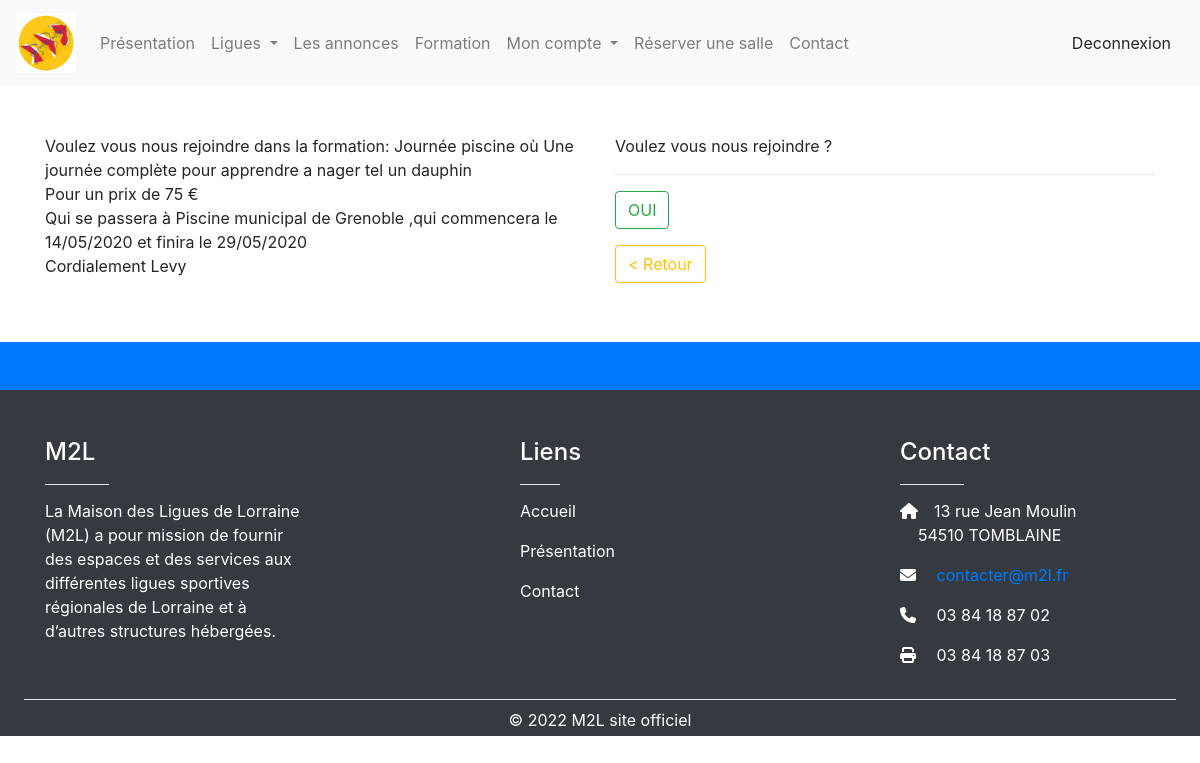
Page /addf.php?par=7 (signed in) on the committed database.
### tables this page shows
CREATE TABLE `formation` (
  `id_formation` int(250) NOT NULL,
  `nom_formation` text NOT NULL,
  `description_formation` text NOT NULL,
  `lieu_formation` text NOT NULL,
  `datdebu_formation` date NOT NULL,
  `datdefin_formation` date NOT NULL,
  `prix_formation` float NOT NULL,
  `id_org_formation` int(11) NOT NULL
);

CREATE TABLE `organisateur` (
  `id_organisateur` int(11) NOT NULL,
  `nom_organisateur` varchar(250) NOT NULL,
  `mail_organisateur` text NOT NULL,
  `mdp_organisateur` varchar(250) NOT NULL,
  `rec` varchar(250) DEFAULT NULL,
  `tel_organisateur` text NOT NULL
);

### addf.php (the view, shortened to what this page needs)
 <?php
include 'inc/header.php';
include 'bdd.php';
$id = $_GET['par'];
         ?><br><br>
    <?php
$query = "SELECT id_formation,nom_formation,description_formation,prix_formation,nom_organisateur,lieu_formation,DATE_FORMAT(datdebu_formation, '%d/%m/%Y') as datdebu,DATE_FORMAT(datdefin_formation, '%d/%m/%Y') as datdefin FROM formation,organisateur WHERE id_formation = $id";
?><br><br>
<div class="container">
<div class="row">
	<?php
	$ligne = $dbh->query($query)->fetch();
		?>
    <div class="col">
    <p>
        Voulez vous nous rejoindre dans la formation:  <?php echo $ligne['nom_formation']; ?> où  <?php echo $ligne['description_formation']; ?> <br>
        Pour un prix de <?php echo $ligne['prix_formation'] ?> €
        <br>
        Qui se passera à <?php echo $ligne['lieu_formation']; ?> ,qui commencera le <?php echo $ligne['datdebu']; ?> et finira le <?php echo $ligne['datdefin']; ?>
        <br>
        Cordialement <?php echo $ligne['nom_organisateur']; ?>
    </p>
    </div>
    <div class="col">
        <p>
    Voulez vous nous rejoindre ?
    <hr>
    <?php
    $z = $_SESSION['client'];
	$idc = $z['id_c'];
    $t = "SELECT count(*) FROM `participants` WHERE `id`= $idc AND `id_formation`=$id";
    $ts=$dbh->query($t)->fetchColumn();
    if ($ts>0) {
    	?>
    	<div class="alert">
    		<div class="row">
    		<p>
    			<div class="col">
    			Vous êtes déjà incrit</div>
				<div class="col">Voulez vous vous retirez ?</div>
			</p>
				<div class="col">	<a class="btn btn-outline-danger" href="addf.php?par=<?= $id ?>&&sup">Supprimer</a>
    	</div>
		</div>
    	</div>
    	<?php
    }else{
    $z = $_SESSION['client'];
    $idc = $z['id_c'];
        ?>
        <?php
    $count="SELECT count(*) FROM blackliste_formation WHERE id_client_b = $idc AND id_emploi_b=$id";
    $counte = $dbh->query($count)->fetchColumn();
    if($counte>0) {
        ?>
        <p>
            vous ne pouvez pas vous enregistrer
        </p>
        <?php
    }
    else{
     ?>
    <a class="btn btn-outline-success" href="qcm.php?idf=<?= $ligne['id_formation'] ?>">OUI</a>
    <?php
    }
    }
     ?>
    </p>
    <a class="btn btn-outline-warning" href="formation.php">< Retour</a>
    </div>
</div>
</div><br><br>
<?php
include 'inc/footer.php';
?>

### css/connection.css (style rules this page uses)
:root { --input-padding-x: 1.5rem; --input-padding-y: .75rem; }

### rows in the picture
formation: nom_formation "Journée piscine", description_formation "Une journée complète pour apprendre a nager tel un dauphin", prix_formation "75", lieu_formation "Piscine municipal de Grenoble"
organisateur: nom_organisateur "Levy"

### other values in the picture
$ligne['datdebu'] "14/05/2020"
$ligne['datdefin'] "29/05/2020"
